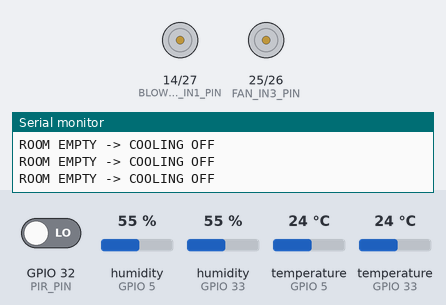
A sketch run on a simulated ESP32. On the bench: motor-driver pin pairs drawn as motors (green arrow = first pin HIGH = forward, orange = second pin HIGH = backward, longer = more drive, scaled by the enable pin), the last lines printed to the serial monitor. The test bench sets the inputs (shaded band); at power-on: GPIO 32 (PIR_PIN) LOW, humidity (sensors on GPIO 33, GPIO 5) 55 %, temperature (sensors on GPIO 33, GPIO 5) 24 °C.

Above: at 2.2 s.
2.3 s: GPIO 32 (PIR_PIN) driven HIGH
At 2.8 s:
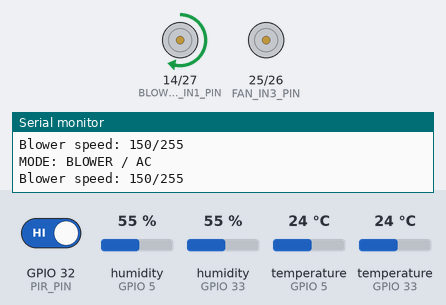
3.8 s: humidity (sensor on GPIO 33) set to 88 %
At 7.2 s:
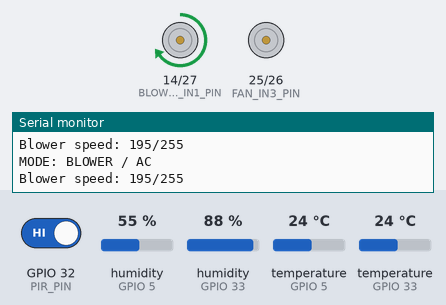
7.5 s: temperature (sensor on GPIO 33) set to 12 °C
At 11.3 s:
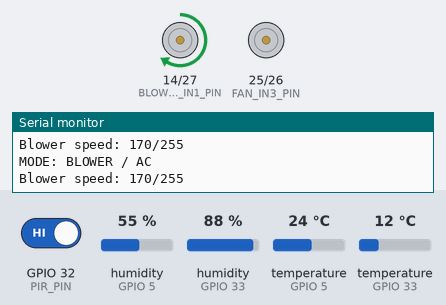
11.6 s: humidity (sensor on GPIO 33) set to 81 %
15.3 s: humidity (sensor on GPIO 33) set to 78 %
At 19.4 s:
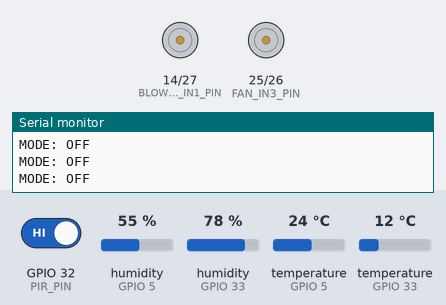
20.0 s: temperature (sensor on GPIO 5) set to 12 °C
23.3 s: temperature (sensor on GPIO 5) set to 9 °C
At 26.5 s:
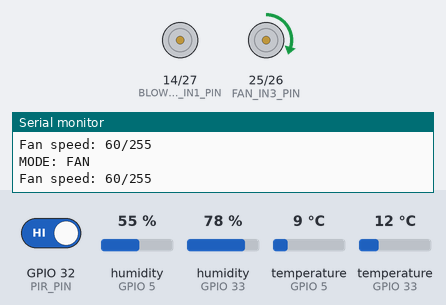
Timing chart, 0 to 28.0 s (numbered marks = the images above; inputs shaded):
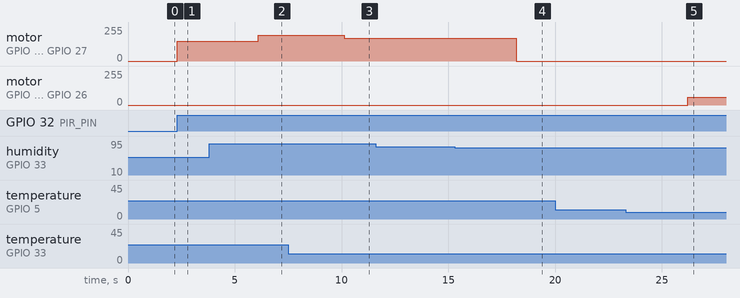

The sketch:

node_climate_hvac.ino
```cpp
#include <esp_now.h>
#include <WiFi.h>
#include <DHT.h>

// =====================================================
// PIN CONFIGURATION
// =====================================================

// Outside DHT
#define OUTSIDE_DHT_PIN 5

// Inside DHT
#define INSIDE_DHT_PIN 33

// PIR
#define PIR_PIN 32

// =====================================================
// L298N H-BRIDGE - SWAPPED CHANNELS
// =====================================================

// BLOWER (Channel A - LEFT SIDE)
#define BLOWER_ENA_PIN 12    // ENA
#define BLOWER_IN1_PIN 14    // IN1
#define BLOWER_IN2_PIN 27    // IN2

// FAN (Channel B - RIGHT SIDE)
#define FAN_ENB_PIN 13       // ENB
#define FAN_IN3_PIN 25       // IN3
#define FAN_IN4_PIN 26       // IN4

// =====================================================
// DHT TYPE & SETTINGS
// =====================================================
#define DHTTYPE DHT11

DHT outsideDHT(OUTSIDE_DHT_PIN, DHTTYPE);
DHT insideDHT(INSIDE_DHT_PIN, DHTTYPE);

const float COMFORT_TEMP = 20.0;
const float FAN_START_TEMP = 21.0;
const float STRONG_FAN_TEMP = 23.0;
const float BLOWER_TEMP = 24.0;

const float COMFORT_HUMIDITY = 55.0;
const float HIGH_HUMIDITY = 70.0;
const float VERY_HIGH_HUMIDITY = 80.0;

const int PWM_MAX = 255;

// PIR OCCUPANCY
const unsigned long OCCUPANCY_TIMEOUT = 10UL * 1000UL;
unsigned long lastMotionTime = 0;

enum CoolingMode {
  OFF = 0,
  FAN = 1,
  BLOWER = 2
};

CoolingMode currentMode = OFF;

// =====================================================
// ESP-NOW DATA STRUCTURE (Unified with Master)
// =====================================================
typedef struct struct_message {
  int nodeID;           // 2 for Climate Node
  bool gasAlarm;
  float batteryVolts;
  float sunlight;
  float insideTemp;
  float insideHumidity;
  float outsideTemp;
  bool occupied;
  int coolingMode;      // 0: OFF, 1: FAN, 2: BLOWER
  int fanSpeed;
  int overrideMode;     // 0: AUTO, 1: FORCE_FAN, 2: FORCE_BLOWER, 3: FORCE_OFF

  // Living Room Controls
  bool led1;
  bool led2;
  bool tv;
  bool curtainOpen;
  int livingMode;
} SystemData;

SystemData climateData;
SystemData incomingCmd;

// Master Broadcast Address
uint8_t masterAddress[] = {0xFF, 0xFF, 0xFF, 0xFF, 0xFF, 0xFF};

int manualOverrideMode = 0; // 0: Auto, 1: Force Fan, 2: Force Blower, 3: Force Off
int currentAppliedSpeed = 0;

// =====================================================
// MOTOR CONTROL FUNCTIONS
// =====================================================
void fanStop() {
  analogWrite(FAN_ENB_PIN, 0);
  digitalWrite(FAN_IN3_PIN, LOW);
  digitalWrite(FAN_IN4_PIN, LOW);
}

void fanForward(int speed) {
  speed = constrain(speed, 0, PWM_MAX);
  digitalWrite(FAN_IN3_PIN, HIGH);
  digitalWrite(FAN_IN4_PIN, LOW);
  analogWrite(FAN_ENB_PIN, speed);
}

void blowerStop() {
  analogWrite(BLOWER_ENA_PIN, 0);
  digitalWrite(BLOWER_IN1_PIN, LOW);
  digitalWrite(BLOWER_IN2_PIN, LOW);
}

void blowerForward(int speed) {
  speed = constrain(speed, 0, PWM_MAX);
  digitalWrite(BLOWER_IN1_PIN, HIGH);
  digitalWrite(BLOWER_IN2_PIN, LOW);
  analogWrite(BLOWER_ENA_PIN, speed);
}

// =====================================================
// CALCULATE BASE SPEED
// =====================================================
int calculateBaseSpeed(float insideTemp, float insideHumidity) {
  int speed;

  if (insideTemp < FAN_START_TEMP) {
    speed = 0;
  }
  else if (insideTemp < 23.0) {
    speed = 70;
  }
  else if (insideTemp < 25.0) {
    speed = 100;
  }
  else if (insideTemp < 26.0) {
    speed = 130;
  }
  else if (insideTemp < 29.0) {
    speed = 160;
  }
  else if (insideTemp < 31.0) {
    speed = 200;
  }
  else {
    speed = 255;
  }

  if (insideHumidity > COMFORT_HUMIDITY) {
    speed += 15;
  }
  if (insideHumidity > HIGH_HUMIDITY) {
    speed += 25;
  }
  if (insideHumidity > VERY_HIGH_HUMIDITY) {
    speed += 35;
  }

  return constrain(speed, 0, PWM_MAX);
}

// =====================================================
// DETERMINE COOLING MODE
// =====================================================
CoolingMode determineMode(float insideTemp,
                            float insideHumidity,
                            float outsideTemp,
                            float outsideHumidity) {

  float tempDifference = insideTemp - outsideTemp;

  if (insideTemp <= COMFORT_TEMP && insideHumidity <= COMFORT_HUMIDITY) {
    return OFF;
  }
  if (insideHumidity >= VERY_HIGH_HUMIDITY) {
    return BLOWER;
  }
  if (insideTemp >= BLOWER_TEMP) {
    return BLOWER;
  }
  if (tempDifference >= 2.0 && outsideHumidity <= insideHumidity + 5.0) {
    return FAN;
  }
  if (insideTemp >= FAN_START_TEMP) {
    return FAN;
  }

  return OFF;
}

// =====================================================
// ESP-NOW RECEIVE CALLBACK
// =====================================================
#if defined(ESP_IDF_VERSION) && ESP_IDF_VERSION >= ESP_IDF_VERSION_VAL(5, 0, 0)
void OnDataRecv(const esp_now_recv_info_t * recv_info, const uint8_t *incomingDataBuf, int len) {
#else
void OnDataRecv(const uint8_t * mac, const uint8_t *incomingDataBuf, int len) {
#endif
  if (len == sizeof(SystemData)) {
    memcpy(&incomingCmd, incomingDataBuf, sizeof(incomingCmd));

    if (incomingCmd.nodeID == 2) {
      manualOverrideMode = incomingCmd.overrideMode;
      Serial.print("Master Override Received: ");
      Serial.println(manualOverrideMode);
    }
  }
}

// =====================================================
// CONTROL COOLING
// =====================================================
void controlCooling(float insideTemp,
                    float insideHumidity,
                    float outsideTemp,
                    float outsideHumidity,
                    bool occupied) {

  // 1. التحكم اليدوي القادم من الماستر أولاً
  if (manualOverrideMode == 1) { // Force FAN
    currentMode = FAN;
    currentAppliedSpeed = 180;
    blowerStop();
    fanForward(currentAppliedSpeed);
    Serial.println("OVERRIDE: FORCE FAN");
    return;
  }
  else if (manualOverrideMode == 2) { // Force BLOWER
    currentMode = BLOWER;
    currentAppliedSpeed = 255;
    fanStop();
    blowerForward(currentAppliedSpeed);
    Serial.println("OVERRIDE: FORCE BLOWER");
    return;
  }
  else if (manualOverrideMode == 3) { // Force OFF
    currentMode = OFF;
    currentAppliedSpeed = 0;
    fanStop();
    blowerStop();
    Serial.println("OVERRIDE: FORCE OFF");
    return;
  }

  // 2. التحكم الأوتوماتيكي الأصلي
  if (!occupied) {
    Serial.println("ROOM EMPTY -> COOLING OFF");
    fanStop();
    blowerStop();
    currentMode = OFF;
    currentAppliedSpeed = 0;
    return;
  }

  CoolingMode newMode = determineMode(insideTemp, insideHumidity, outsideTemp, outsideHumidity);
  currentMode = newMode;

  if (currentMode == OFF) {
    Serial.println("MODE: OFF");
    fanStop();
    blowerStop();
    currentAppliedSpeed = 0;
    return;
  }

  int speed = calculateBaseSpeed(insideTemp, insideHumidity);

  if (currentMode == FAN) {
    speed = constrain(speed, 60, 170);
    if (outsideTemp < insideTemp - 3.0) speed += 20;
    if (outsideTemp > insideTemp + 2.0) speed -= 20;
    speed = constrain(speed, 50, 180);

    Serial.println("MODE: FAN");
    Serial.print("Fan speed: ");
    Serial.print(speed);
    Serial.println("/255");

    blowerStop();
    fanForward(speed);
    currentAppliedSpeed = speed;
    return;
  }

  if (currentMode == BLOWER) {
    speed = constrain(speed, 150, 255);
    if (insideHumidity >= VERY_HIGH_HUMIDITY) speed += 20;
    if (insideTemp >= 31.0) speed = 255;
    speed = constrain(speed, 150, 255);

    Serial.println("MODE: BLOWER / AC");
    Serial.print("Blower speed: ");
    Serial.print(speed);
    Serial.println("/255");

    fanStop();
    blowerForward(speed);
    currentAppliedSpeed = speed;
    return;
  }
}

// =====================================================
// SETUP
// =====================================================
void setup() {
  Serial.begin(115200);
  delay(1000);

  Serial.println();
  Serial.println("======================================");
  Serial.println("   SMART CLIMATE CONTROLLER (NODE 2)  ");
  Serial.println("======================================");

  // DHT
  outsideDHT.begin();
  insideDHT.begin();

  // PIR
  pinMode(PIR_PIN, INPUT_PULLDOWN);

  // L298N H-Bridge
  pinMode(BLOWER_ENA_PIN, OUTPUT);
  pinMode(BLOWER_IN1_PIN, OUTPUT);
  pinMode(BLOWER_IN2_PIN, OUTPUT);

  pinMode(FAN_ENB_PIN, OUTPUT);
  pinMode(FAN_IN3_PIN, OUTPUT);
  pinMode(FAN_IN4_PIN, OUTPUT);

  fanStop();
  blowerStop();

  lastMotionTime = millis() - OCCUPANCY_TIMEOUT - 1;

  // ESP-NOW SETUP
  WiFi.mode(WIFI_STA);
  WiFi.disconnect();

  if (esp_now_init() != ESP_OK) {
    Serial.println("Error initializing ESP-NOW");
    return;
  }

  esp_now_register_recv_cb((esp_now_recv_cb_t)OnDataRecv);

  esp_now_peer_info_t peerInfo = {};
  memcpy(peerInfo.peer_addr, masterAddress, 6);
  peerInfo.channel = 0; // متوافق مع الماستر
  peerInfo.encrypt = false;

  if (esp_now_add_peer(&peerInfo) != ESP_OK) {
    Serial.println("Failed to add peer");
  }

  Serial.println("System & ESP-NOW Initialized.");
}

// =====================================================
// MAIN LOOP
// =====================================================
void loop() {
  bool motionDetected = digitalRead(PIR_PIN);
  if (motionDetected) {
    lastMotionTime = millis();
  }
  bool occupied = motionDetected || ((millis() - lastMotionTime) < OCCUPANCY_TIMEOUT);

  static unsigned long lastSensorRead = 0;
  static float outsideTemp = 24.0, outsideHumidity = 50.0;
  static float insideTemp = 25.0, insideHumidity = 55.0;

  if (millis() - lastSensorRead >= 2000) {
    lastSensorRead = millis();

    float oT = outsideDHT.readTemperature();
    float oH = outsideDHT.readHumidity();
    float iT = insideDHT.readTemperature();
    float iH = insideDHT.readHumidity();

    if (!isnan(oT) && !isnan(oH) && !isnan(iT) && !isnan(iH)) {
      outsideTemp = oT;
      outsideHumidity = oH;
      insideTemp = iT;
      insideHumidity = iH;
    }

    // إرسال البيانات للـ Master ESP32
    memset(&climateData, 0, sizeof(climateData));
    climateData.nodeID = 2;
    climateData.insideTemp = insideTemp;
    climateData.insideHumidity = insideHumidity;
    climateData.outsideTemp = outsideTemp;
    climateData.occupied = occupied;
    climateData.coolingMode = (int)currentMode;
    climateData.fanSpeed = currentAppliedSpeed;
    climateData.overrideMode = manualOverrideMode;

    esp_now_send(masterAddress, (uint8_t *)&climateData, sizeof(climateData));
  }

  // تطبيق التحكم بالمحركات لحظياً (سريع الاستجابة لأوامر الداشبورد)
  controlCooling(insideTemp, insideHumidity, outsideTemp, outsideHumidity, occupied);

  delay(50);
}
```

Measured:
- the behaviour switches between 80 and 79 % on humidity (sensor on GPIO 33) (found by bisection; images 3 and 4)
- the behaviour switches between 11 and 10 °C on temperature (sensor on GPIO 5) (found by bisection; images 4 and 5)
- after the input at 2.3 s, motor on GPIO 14 (BLOWER_IN1_PIN) / GPIO 27 (BLOWER_IN2_PIN): stopped → forward 150/255 at once
- after the input at 3.8 s, motor on GPIO 14 (BLOWER_IN1_PIN) / GPIO 27 (BLOWER_IN2_PIN): forward 150/255 → forward 195/255 after 2.3 s
- after the input at 7.5 s, motor on GPIO 14 (BLOWER_IN1_PIN) / GPIO 27 (BLOWER_IN2_PIN): forward 195/255 → forward 170/255 after 2.6 s
- after the input at 15.3 s, motor on GPIO 14 (BLOWER_IN1_PIN) / GPIO 27 (BLOWER_IN2_PIN): forward 170/255 → stopped after 2.9 s
- after the input at 23.3 s, motor on GPIO 25 (FAN_IN3_PIN) / GPIO 26 (FAN_IN4_PIN): stopped → forward 60/255 after 2.9 s
